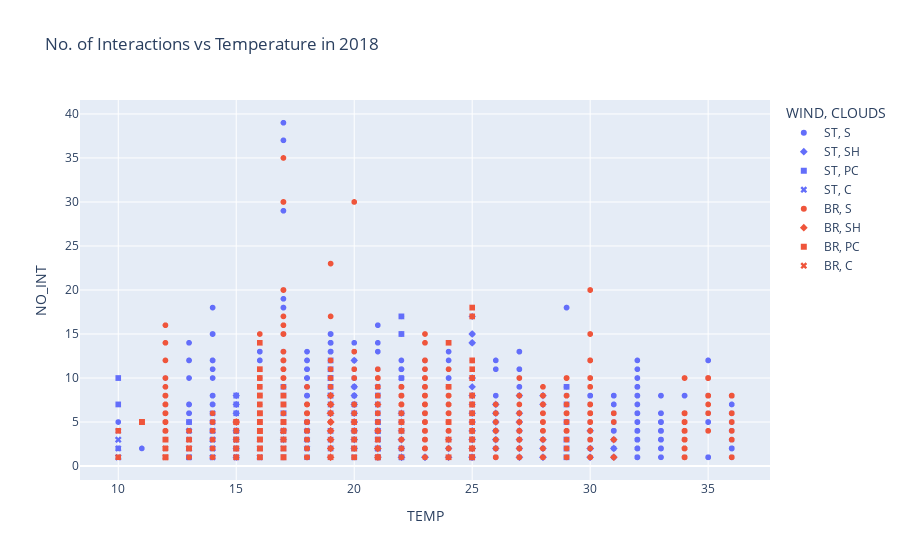

Notebook source saved alongside this figure:
### Code cell
px.scatter(dff18, x='TEMP', y='NO_INT', symbol='CLOUDS', color='WIND', title='No. of Interactions vs Temperature in 2018')

### Figure 1 — Plotly figure (JSON) as saved in the notebook; plotly's stock layout.template omitted (floating-point values rounded to 4 significant figures; data arrays with more than 128 entries replaced by an {"elided": "..."} marker saying what was removed)
{"data": [{"hovertemplate": "WIND=ST<br>CLOUDS=S<br>TEMP=%{x}<br>NO_INT=%{y}<extra></extra>", "legendgroup": "ST, S", "marker": {"color": "#636efa", "symbol": "circle"}, "mode": "markers", "name": "ST, S", "showlegend": true, "type": "scattergl", "x": {"elided": "5630 int values"}, "xaxis": "x", "y": {"elided": "5630 int values"}, "yaxis": "y"}, {"hovertemplate": "WIND=ST<br>CLOUDS=SH<br>TEMP=%{x}<br>NO_INT=%{y}<extra></extra>", "legendgroup": "ST, SH", "marker": {"color": "#636efa", "symbol": "diamond"}, "mode": "markers", "name": "ST, SH", "showlegend": true, "type": "scattergl", "x": {"elided": "226 int values"}, "xaxis": "x", "y": {"elided": "226 int values"}, "yaxis": "y"}, {"hovertemplate": "WIND=ST<br>CLOUDS=PC<br>TEMP=%{x}<br>NO_INT=%{y}<extra></extra>", "legendgroup": "ST, PC", "marker": {"color": "#636efa", "symbol": "square"}, "mode": "markers", "name": "ST, PC", "showlegend": true, "type": "scattergl", "x": {"elided": "173 int values"}, "xaxis": "x", "y": {"elided": "173 int values"}, "yaxis": "y"}, {"hovertemplate": "WIND=ST<br>CLOUDS=C<br>TEMP=%{x}<br>NO_INT=%{y}<extra></extra>", "legendgroup": "ST, C", "marker": {"color": "#636efa", "symbol": "x"}, "mode": "markers", "name": "ST, C", "showlegend": true, "type": "scattergl", "x": {"elided": "130 int values"}, "xaxis": "x", "y": {"elided": "130 int values"}, "yaxis": "y"}, {"hovertemplate": "WIND=BR<br>CLOUDS=S<br>TEMP=%{x}<br>NO_INT=%{y}<extra></extra>", "legendgroup": "BR, S", "marker": {"color": "#EF553B", "symbol": "circle"}, "mode": "markers", "name": "BR, S", "showlegend": true, "type": "scattergl", "x": {"elided": "3837 int values"}, "xaxis": "x", "y": {"elided": "3837 int values"}, "yaxis": "y"}, {"hovertemplate": "WIND=BR<br>CLOUDS=SH<br>TEMP=%{x}<br>NO_INT=%{y}<extra></extra>", "legendgroup": "BR, SH", "marker": {"color": "#EF553B", "symbol": "diamond"}, "mode": "markers", "name": "BR, SH", "showlegend": true, "type": "scattergl", "x": [19, 19, 19, 19, 19, 19, 19, 19, 19, 19, 19, 19, 19, 19, 19, 19, 19, 19, 19, 19, 19, 19, 19, 19, 19, 19, 19, 19, 19, 19, 19, 19, 19, 19, 19, 19, 19, 19, 19, 19, 19, 19, 19, 19, 19, 19, 19, 19, 19, 19, 19, 19, 19, 19, 19, 19, 19, 19, 19, 19, 19, 19, 19, 19, 19, 19, 19, 19, 19, 19, 19, 19, 19, 19, 19, 19, 19, 19, 19, 19, 19, 19, 15, 15, 15, 15, 31, 31, 31, 31, 31, 31, 25, 21, 21, 21, 21, 21, 21, 21, 21, 21, 21], "xaxis": "x", "y": [6, 6, 6, 8, 8, 8, 8, 6, 6, 6, 6, 6, 5, 5, 5, 4, 4, 4, 4, 4, 4, 6, 6, 6, 4, 4, 7, 7, 7, 7, 5, 5, 6, 6, 6, 6, 3, 3, 7, 7, 7, 7, 7, 2, 6, 6, 6, 6, 2, 6, 6, 6, 3, 6, 6, 6, 6, 2, 2, 5, 5, 5, 2, 3, 3, 3, 3, 3, 3, 6, 3, 5, 5, 5, 6, 6, 6, 6, 6, 1, 1, 1, 5, 5, 5, 5, 3, 3, 1, 1, 1, 1, 2, 2, 2, 2, 2, 1, 4, 2, 2, 7, 2], "yaxis": "y"}, {"hovertemplate": "WIND=BR<br>CLOUDS=PC<br>TEMP=%{x}<br>NO_INT=%{y}<extra></extra>", "legendgroup": "BR, PC", "marker": {"color": "#EF553B", "symbol": "square"}, "mode": "markers", "name": "BR, PC", "showlegend": true, "type": "scattergl", "x": {"elided": "169 int values"}, "xaxis": "x", "y": {"elided": "169 int values"}, "yaxis": "y"}, {"hovertemplate": "WIND=BR<br>CLOUDS=C<br>TEMP=%{x}<br>NO_INT=%{y}<extra></extra>", "legendgroup": "BR, C", "marker": {"color": "#EF553B", "symbol": "x"}, "mode": "markers", "name": "BR, C", "showlegend": true, "type": "scattergl", "x": [17, 25, 25, 21, 21, 21, 15, 15, 15, 15, 15, 15, 13, 13, 13, 12, 12, 12, 12, 12, 17, 17, 17, 17, 17, 17, 17, 17, 17, 17, 17, 17, 17, 17, 17, 17, 17, 17, 17, 17, 17, 17, 17, 17, 17, 17, 17, 17, 17, 17, 17, 17, 17, 17, 17, 17, 17, 17, 17, 17, 17, 17, 17, 17, 17, 17, 17, 17, 17, 17, 17, 17, 17, 17, 17, 17, 17, 17, 17, 17, 17, 17, 17, 17, 17, 17, 17, 17, 17, 17, 17, 17, 17, 17, 17, 17, 17, 17, 17, 17, 17], "xaxis": "x", "y": [5, 3, 7, 3, 1, 1, 4, 1, 2, 5, 3, 3, 3, 3, 2, 2, 1, 2, 1, 1, 4, 4, 4, 4, 4, 4, 4, 4, 4, 4, 4, 4, 4, 4, 4, 4, 4, 4, 4, 4, 4, 4, 4, 4, 4, 4, 4, 4, 4, 4, 4, 4, 4, 4, 4, 4, 4, 4, 4, 4, 4, 4, 4, 4, 4, 4, 4, 4, 4, 4, 4, 4, 4, 4, 4, 4, 4, 4, 4, 4, 4, 4, 4, 4, 4, 4, 4, 4, 4, 4, 4, 4, 4, 4, 4, 4, 4, 4, 4, 4, 4], "yaxis": "y"}], "layout": {"legend": {"title": {"text": "WIND, CLOUDS"}, "tracegroupgap": 0}, "title": {"text": "No. of Interactions vs Temperature in 2018"}, "xaxis": {"anchor": "y", "domain": [0, 1], "title": {"text": "TEMP"}}, "yaxis": {"anchor": "x", "domain": [0, 1], "title": {"text": "NO_INT"}}}}
